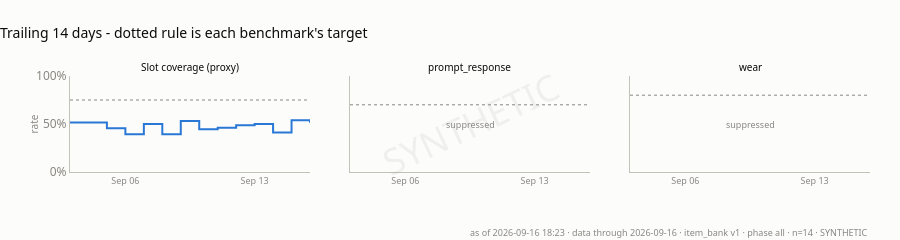

Source (notebook cell):
### Code cell
# The same five as trends, kept as a separate small-multiple row rather than
# crammed under each tile. Step lines, never splines: each point is a day-long
# aggregate and smoothing would invent values on days that never had them.
# Dotted rule on each panel is that benchmark's target.
plot_benchmark_sparklines(board)

### Figure 1 — Plotly figure (JSON) as saved in the notebook; plotly's stock layout.template omitted (floating-point values rounded to 4 significant figures)
{"data": [{"connectgaps": false, "hovertemplate": "%{x|%b %d}: %{y:.0%}<extra></extra>", "line": {"color": "#2a78d6", "shape": "hv", "width": 2}, "mode": "lines", "showlegend": false, "type": "scatter", "x": ["2026-09-03", "2026-09-04", "2026-09-05", "2026-09-06", "2026-09-07", "2026-09-08", "2026-09-09", "2026-09-10", "2026-09-11", "2026-09-12", "2026-09-13", "2026-09-14", "2026-09-15", "2026-09-16"], "xaxis": "x", "y": [0.5167, 0.5152, 0.4545, 0.3939, 0.5, 0.3939, 0.5303, 0.4444, 0.4615, 0.4872, 0.5, 0.4103, 0.5385, 0.5128], "yaxis": "y"}, {"connectgaps": false, "hovertemplate": "%{x|%b %d}: %{y:.0%}<extra></extra>", "line": {"color": "#2a78d6", "shape": "hv", "width": 2}, "mode": "lines", "showlegend": false, "type": "scatter", "x": ["2026-09-03", "2026-09-04", "2026-09-05", "2026-09-06", "2026-09-07", "2026-09-08", "2026-09-09", "2026-09-10", "2026-09-11", "2026-09-12", "2026-09-13", "2026-09-14", "2026-09-15", "2026-09-16"], "xaxis": "x2", "y": [null, null, null, null, null, null, null, null, null, null, null, null, null, null], "yaxis": "y2"}, {"connectgaps": false, "hovertemplate": "%{x|%b %d}: %{y:.0%}<extra></extra>", "line": {"color": "#2a78d6", "shape": "hv", "width": 2}, "mode": "lines", "showlegend": false, "type": "scatter", "x": ["2026-09-03", "2026-09-04", "2026-09-05", "2026-09-06", "2026-09-07", "2026-09-08", "2026-09-09", "2026-09-10", "2026-09-11", "2026-09-12", "2026-09-13", "2026-09-14", "2026-09-15", "2026-09-16"], "xaxis": "x3", "y": [null, null, null, null, null, null, null, null, null, null, null, null, null, null], "yaxis": "y3"}], "layout": {"annotations": [{"font": {"color": "#0b0b0b", "size": 10}, "showarrow": false, "text": "Slot coverage (proxy)", "x": 0.15, "xanchor": "center", "xref": "paper", "y": 1, "yanchor": "bottom", "yref": "paper"}, {"font": {"color": "#0b0b0b", "size": 10}, "showarrow": false, "text": "prompt_response", "x": 0.5, "xanchor": "center", "xref": "paper", "y": 1, "yanchor": "bottom", "yref": "paper"}, {"font": {"color": "#0b0b0b", "size": 10}, "showarrow": false, "text": "wear", "x": 0.85, "xanchor": "center", "xref": "paper", "y": 1, "yanchor": "bottom", "yref": "paper"}, {"font": {"color": "#898781", "size": 9}, "showarrow": false, "text": "suppressed", "x": 0.5, "xref": "x2 domain", "y": 0.5, "yref": "y2 domain"}, {"font": {"color": "#898781", "size": 9}, "showarrow": false, "text": "suppressed", "x": 0.5, "xref": "x3 domain", "y": 0.5, "yref": "y3 domain"}, {"font": {"color": "#898781", "family": "system-ui, -apple-system, \"Segoe UI\", sans-serif", "size": 9}, "showarrow": false, "text": "as of 2026-09-16 18:23 · data through 2026-09-16 · item_bank v1 · phase all · n=14 · SYNTHETIC", "x": 1, "xanchor": "right", "xref": "paper", "y": 0, "yanchor": "top", "yref": "paper", "yshift": -52}, {"font": {"color": "#898781", "family": "system-ui, -apple-system, \"Segoe UI\", sans-serif", "size": 36}, "opacity": 0.1, "showarrow": false, "text": "SYNTHETIC", "textangle": -25, "x": 0.5, "xref": "paper", "y": 0.5, "yref": "paper"}], "font": {"color": "#52514e", "family": "system-ui, -apple-system, \"Segoe UI\", sans-serif", "size": 12}, "height": 238, "hoverlabel": {"bgcolor": "#fcfcfb", "font": {"color": "#0b0b0b", "family": "system-ui, -apple-system, \"Segoe UI\", sans-serif"}}, "margin": {"b": 68, "l": 70, "r": 30, "t": 76}, "paper_bgcolor": "#fcfcfb", "plot_bgcolor": "#fcfcfb", "shapes": [{"line": {"color": "#898781", "dash": "dot", "width": 1}, "type": "line", "x0": 0, "x1": 1, "xref": "x domain", "y0": 0.75, "y1": 0.75, "yref": "y"}, {"line": {"color": "#898781", "dash": "dot", "width": 1}, "type": "line", "x0": 0, "x1": 1, "xref": "x2 domain", "y0": 0.7, "y1": 0.7, "yref": "y2"}, {"line": {"color": "#898781", "dash": "dot", "width": 1}, "type": "line", "x0": 0, "x1": 1, "xref": "x3 domain", "y0": 0.8, "y1": 0.8, "yref": "y3"}], "showlegend": false, "title": {"font": {"color": "#0b0b0b", "size": 14}, "text": "Trailing 14 days - dotted rule is each benchmark's target", "x": 0, "xanchor": "left"}, "xaxis": {"anchor": "y", "domain": [0, 0.3], "linecolor": "#c3c2b7", "nticks": 3, "showgrid": false, "tickfont": {"color": "#898781", "size": 9}, "tickformat": "%b %d", "zeroline": false}, "xaxis2": {"anchor": "y2", "domain": [0.35, 0.65], "linecolor": "#c3c2b7", "nticks": 3, "showgrid": false, "tickfont": {"color": "#898781", "size": 9}, "tickformat": "%b %d", "zeroline": false}, "xaxis3": {"anchor": "y3", "domain": [0.7, 1], "linecolor": "#c3c2b7", "nticks": 3, "showgrid": false, "tickfont": {"color": "#898781", "size": 9}, "tickformat": "%b %d", "zeroline": false}, "yaxis": {"anchor": "x", "domain": [0, 1], "linecolor": "#c3c2b7", "range": [0, 1], "showgrid": false, "tickfont": {"color": "#898781"}, "tickformat": ".0%", "title": {"font": {"color": "#898781", "size": 10}, "text": "rate"}, "zeroline": false}, "yaxis2": {"anchor": "x2", "domain": [0, 1], "linecolor": "#c3c2b7", "matches": "y", "showgrid": false, "showticklabels": false, "tickfont": {"color": "#898781"}, "zeroline": false}, "yaxis3": {"anchor": "x3", "domain": [0, 1], "linecolor": "#c3c2b7", "matches": "y", "showgrid": false, "showticklabels": false, "tickfont": {"color": "#898781"}, "zeroline": false}}}
